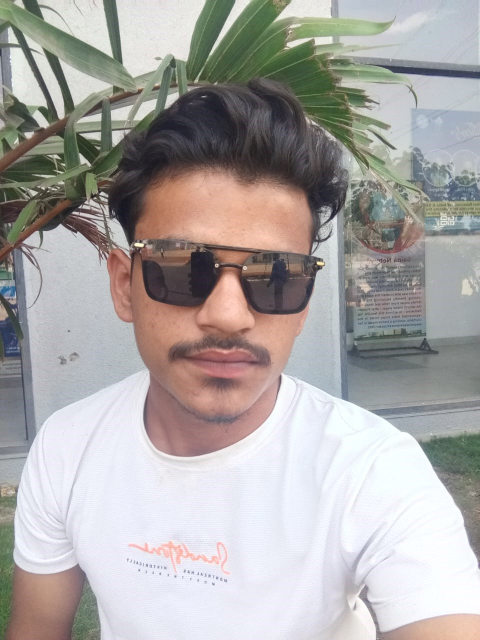
#> input picture AJAY.jpg, 960 x 1280 px, given in place of the camera (shown at 1/2 size)
$ python demo.py
#> lines starting #> are read from the running program, lines starting #| are printed output that depends on the picture; after the words box and inside, x2 and y2 are one past the last pixel; in counts of white or black regions, pixels touching at a corner belong together
import cv2
import mysql.connector
import numpy as np
video=cv2.VideoCapture(0)
facedetect=cv2.CascadeClassifier('c:/Users/HP/Downloads/haarcascade_frontalface_default.xml')

faces_data=[]

i=0

name=input("Enter Your Name: ")
#> the answer given: AJAY.jpg

while True:
    ret,frame=video.read()
#> frame is the input picture: shape (1280, 960, 3); mean B, G, R 165.9, 167.7, 171.4
    gray=cv2.cvtColor(frame, cv2.COLOR_BGR2GRAY)
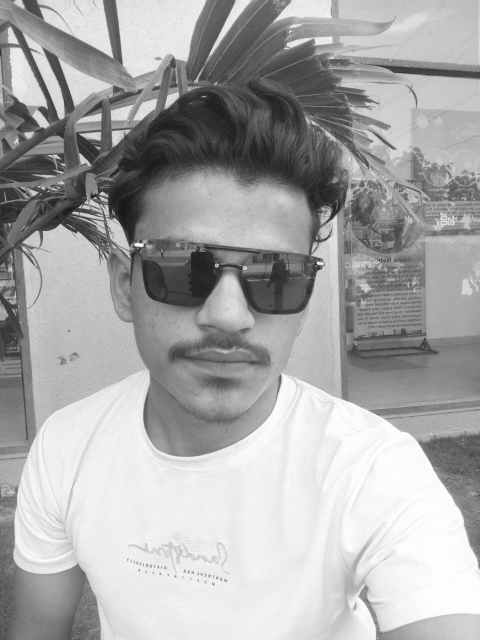
#> gray: shape (1280, 960) (shown at 1/2 size); min 18, max 255, mean 168.6
    faces=facedetect.detectMultiScale(gray, 1.3 ,5)
#> faces = [[189, 360, 527, 527]]
    for (x,y,w,h) in faces:
        crop_img=frame[y:y+h, x:x+w, :]
        resized_img=cv2.resize(crop_img, (50,50))
        if len(faces_data)<=100 and i%10==0:
            faces_data.append(resized_img)
        i=i+1
        cv2.putText(frame, str(len(faces_data)), (50,50), cv2.FONT_HERSHEY_COMPLEX, 1, (50,50,255), 1)
        cv2.rectangle(frame, (x,y), (x+w, y+h), (50,50,255), 1)
#> this loop made 1 pass
#> (x, y, w, h, i) on pass 1: (189, 360, 527, 527, 1)
#> pass 1, `crop_img=frame[y:y+h, x:x+w, :]`:
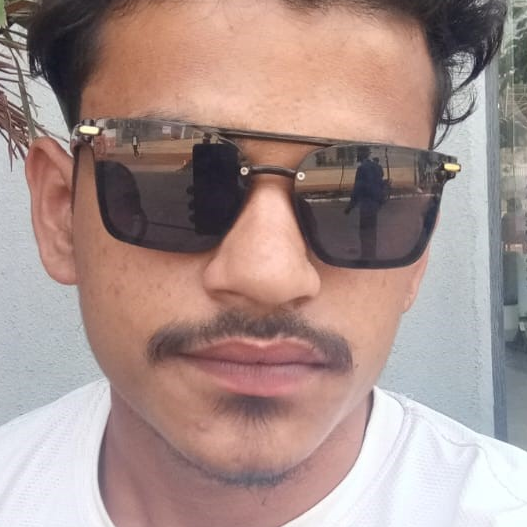
#> crop_img: shape (527, 527, 3); mean B, G, R 140, 144.7, 167.9
#> pass 1, `resized_img=cv2.resize(crop_img, (50,50))`:
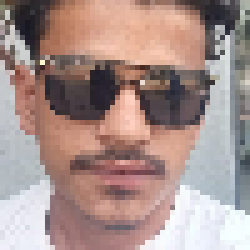
#> resized_img: shape (50, 50, 3) (shown 5 times larger); mean B, G, R 140.1, 144.8, 167.9
#> after the loop:
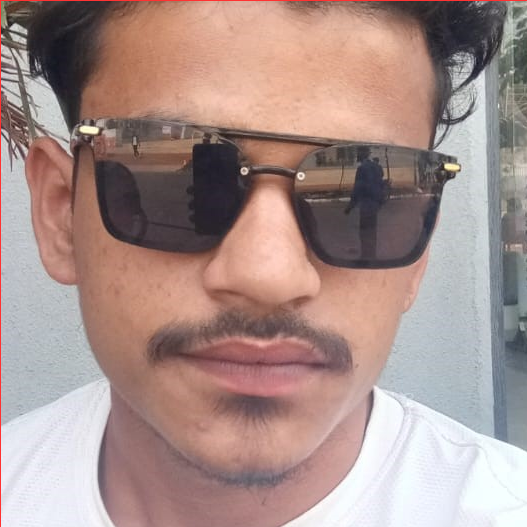
#> crop_img: shape (527, 527, 3); 0.38% of pixels changed, all inside (x1, y1, x2, y2) = (0, 0, 527, 527)
#> after the loop:
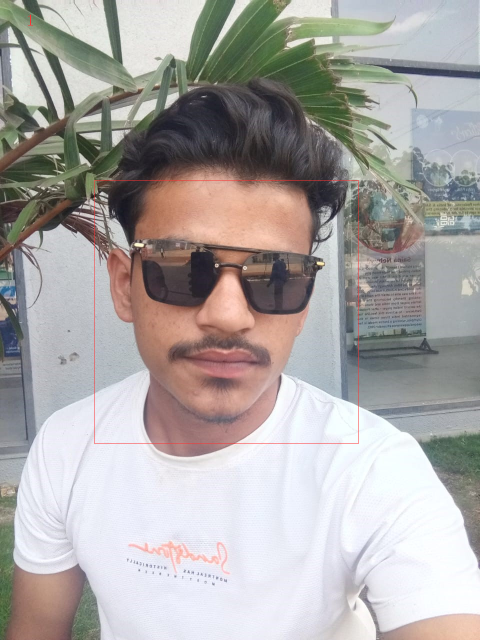
#> frame: shape (1280, 960, 3) (shown at 1/2 size); 0.18% of pixels changed, all inside (x1, y1, x2, y2) = (56, 29, 717, 888)
#> after the loop, faces_data = 1 item; i = 1
    cv2.imshow("Frame",frame)
    k=cv2.waitKey(1)
#> (key q is pressed here)
    if k==ord('q') or len(faces_data)==100:
        break
video.release()
cv2.destroyAllWindows()
# save face to pickle file
def insertOrupdate(id, name, age):
    conn= mysql.connector.connect(
          host="localhost",
          user ="root",
          password="Ajay123@ ",
          database="college"

    )
    cursor = conn.cursor()
    cursor.execute("SELECT * FROM STUDENT WHERE ID= %s", (id))
    isRecordExist=cursor.fetchone()

    if isRecordExist:
        cursor.execute("UPDATE STUDENT SET NAME=%s WHERE id = %s",(name,id))
        cursor.execute("UPDATE STUDENT SET age=%s WHERE id = %s",(age,id))
    else:
        cursor.execute("INSERT INTO STUDENT (id, name, age) VALUES(%s,%s,%s)",(id,name,age))

    conn.commit()
    cursor.close()
    conn.close()
